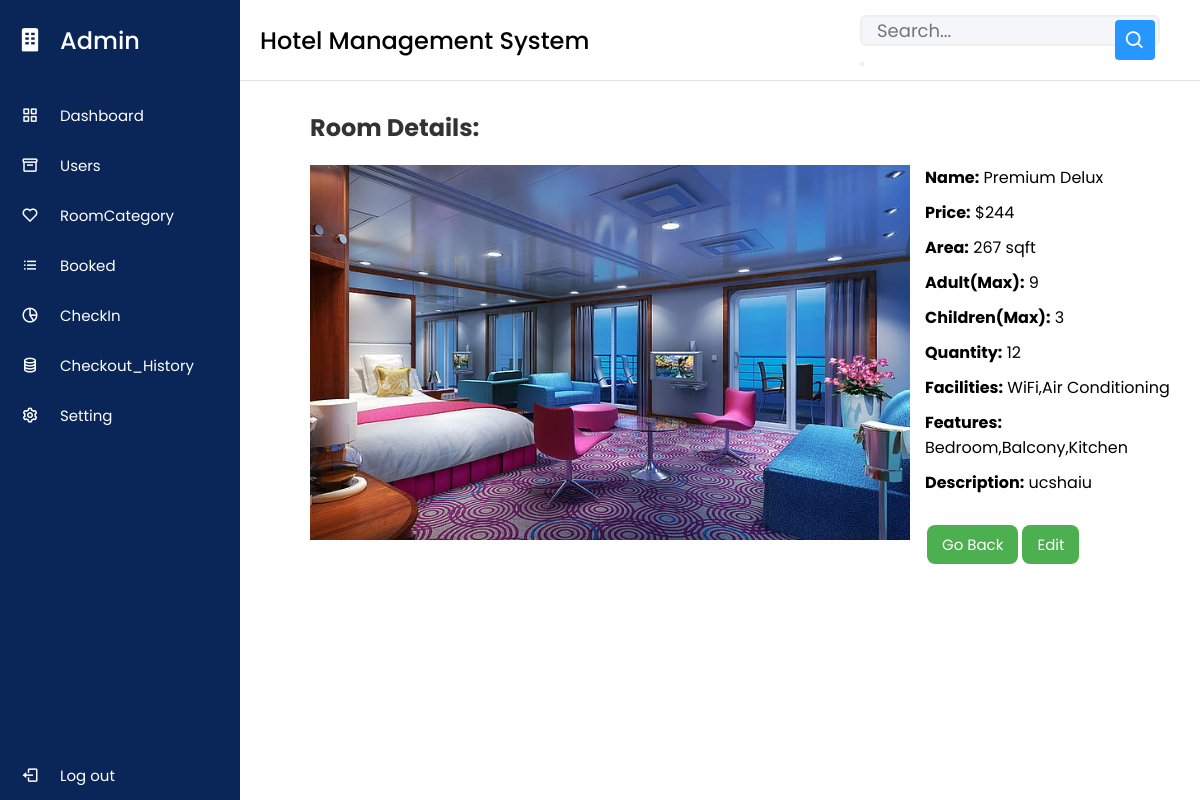
The app's page /admin/view.php?room_id=33 (signed in) with its own data.
### tables this page shows
CREATE TABLE `room_categories` (
  `room_id` int(11) NOT NULL,
  `name` varchar(255) NOT NULL,
  `price` varchar(255) NOT NULL,
  `image` varchar(255) NOT NULL,
  `area` varchar(255) NOT NULL,
  `quantity` int(50) NOT NULL,
  `adult` int(50) NOT NULL,
  `children` int(50) NOT NULL,
  `desc` varchar(1000) NOT NULL,
  `facilities` varchar(50) NOT NULL,
  `features` varchar(55) NOT NULL
);

### admin/view.php (the view, shortened to what this page needs)
<?php
include "dashboard.php"
?>
<html>
<head>
</head>
<body>
    <div class="view">
  <?php
  $conn = mysqli_connect('localhost', 'root', '', 'ho_tel');
  if (isset($_GET['room_id'])) {
    $id = $_GET['room_id'];
    $result = mysqli_query($conn, "SELECT * FROM room_categories WHERE room_id='$id'");
    $row = mysqli_fetch_assoc($result);
    if ($row) {
      echo '<h1> Room Details: </h1>';
      echo '<img src="uploaded_img/' . $row['image'] . '">';
      echo '<p><strong>Name:</strong> ' . $row['name'] . '</p>';
      echo '<p><strong>Price:</strong> $' . $row['price'] . '</p>';
      echo '<p><strong>Area:</strong> ' . $row['area'] . ' sqft</p>';
      echo '<p><strong>Adult(Max):</strong> ' . $row['adult'] . '</p>';
      echo '<p><strong>Children(Max):</strong> ' . $row['children'] . '</p>';
      echo '<p><strong>Quantity:</strong> ' . $row['quantity'] . '</p>';
      echo '<p><strong>Facilities:</strong> ' . $row['facilities'] . '</p>';
      echo '<p><strong>Features:</strong> ' . $row['features'] . '</p>';
      echo '<p><strong>Description:</strong> ' . $row['desc'] . '</p>';
      echo '<br><a href="display_room.php" class="goback">Go Back</a>';
      echo '<a href="edit_room.php?edit=' . $row['room_id'] . '" class="edit">Edit</a>';
    } else {
      echo 'Room category not found.';
    }
  } else {
    echo 'Invalid request.';
  }
  ?>
  </div>
</body>
</html>

### admin/dashboard.php (style rules this page uses)
* { margin: 0; padding: 0; box-sizing: border-box; font-family: 'Poppins', sans-serif; }

### admin/view.php (style rules this page uses)
.view { margin-left: 290px; font-family: Arial, sans-serif; padding: 20px; }
h1 { margin-top: 90px; color: #333; margin-bottom: 20px; }
img { margin-right:15px; max-width: 600px; max-height: 400px; margin-bottom: 20px; float: left; }
p { margin-bottom: 10px; }
strong { font-weight: bold; }
a { color: #007bff; text-decoration: none; margin-right: 10px; }
.goback { display: inline-block; padding: 8px 15px; font-size: 15px; background-color: #4caf50; color: #fff; border: none; border-radius: 8px; cursor: pointer; text-decoration: none; margin: 2px; }
.edit { display: inline-block; padding: 8px 15px; font-size: 15px; background-color: #4caf50; color: #fff; border: none; border-radius: 8px; cursor: pointer; text-decoration: none; margin: 2px; }

### records on screen
room_categories: image (picture), name "Premium Delux", price "244", area "267", adult "9", children "3", quantity "12", facilities "WiFi,Air Conditioning", features "Bedroom,Balcony,Kitchen", desc "ucshaiu"
